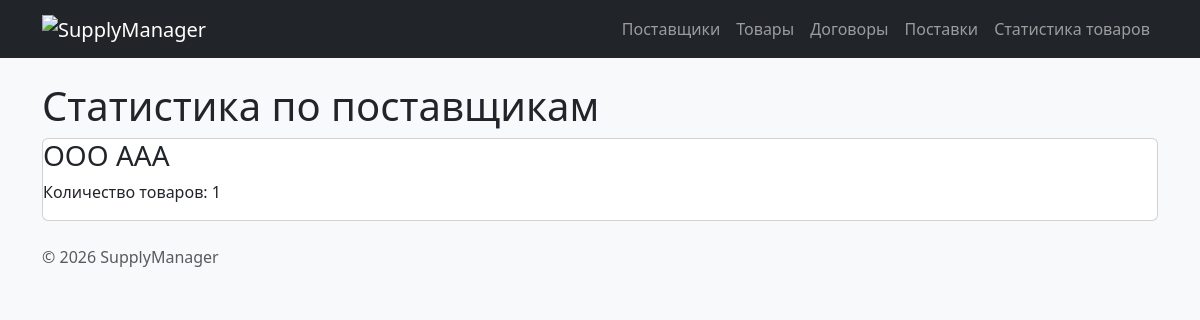
The app's page /products/statistics/, older data.
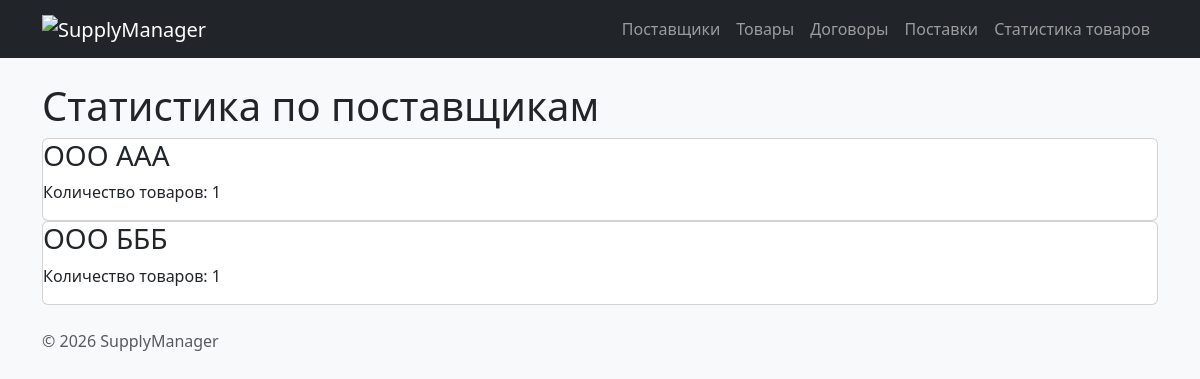
The same page, newer data.
### app_products/views.py (the view)
# urls.py: path('statistics/', views.product_statistics, name='statistics'),
def product_statistics(request: HttpRequest) -> HttpResponse:
    conn = get_connection()
    stats = conn.execute("""
        SELECT s.name AS supplier_name, COUNT(p.id) AS product_count
        FROM suppliers s
        LEFT JOIN products p ON s.id = p.supplier_id
        GROUP BY s.id, s.name
        ORDER BY product_count DESC;
    """).fetchall()
    conn.close()
    return render(request, "products/statistics.html", {"stats": stats})

### db/database.py (called while the page is built)
def get_connection():
    conn = sqlite3.connect(DB_PATH)
    conn.execute("PRAGMA foreign_keys = ON")
    conn.row_factory = sqlite3.Row
    return conn

### app_products/templates/products/statistics.html
{% extends "base.html" %}
{% block content %}
<h1>Статистика по поставщикам</h1>
{% for stat in stats %}
    <div class="card">
        <h3>{{ stat.supplier_name }}</h3>
        <p>Количество товаров: {{ stat.product_count }}</p>
    </div>
{% empty %}
    <p>Данные отсутствуют.</p>
{% endfor %}
{% endblock %}

### templates/base.html (shortened to what this page needs)
{% load static %}
<!DOCTYPE html>
<html lang="ru">
<head>
    <link rel="stylesheet"
          href="https://cdn.jsdelivr.net/npm/bootstrap@5.3.3/dist/css/bootstrap.min.css">
    <link rel="stylesheet" href="{% static 'homepage/css/style.css' %}">
</head>
<body class="bg-light">
{% include "includes/navigation.html" %}
<main class="container">
    {% block content %}{% endblock %}
</main>
<footer class="container mt-4 mb-3 text-muted">
    <p>© <span id="current-year"></span> SupplyManager</p>
</footer>
</body>
</html>

### templates/includes/navigation.html
{% load static %}
<nav class="navbar navbar-expand-lg navbar-dark bg-dark mb-4">
    <div class="container">
        <a class="navbar-brand" href="{% url 'homepage:index' %}">
            <img src="{% static 'homepage/img/logo.png' %}"
                 alt="SupplyManager" class="supply-logo">
        </a>
        <div class="navbar-nav">
            <a class="nav-link" href="{% url 'suppliers:list' %}">Поставщики</a>
            <a class="nav-link" href="{% url 'products:list' %}">Товары</a>
            <a class="nav-link" href="{% url 'contracts:list' %}">Договоры</a>
            <a class="nav-link" href="{% url 'deliveries:list' %}">Поставки</a>
            <a class="nav-link" href="{% url 'products:statistics' %}">Статистика товаров</a>
        </div>
    </div>
</nav>

Row changes from the older to the newer data that the page shows:
added suppliers: supplier_name "ООО БББ", product_count "1"
